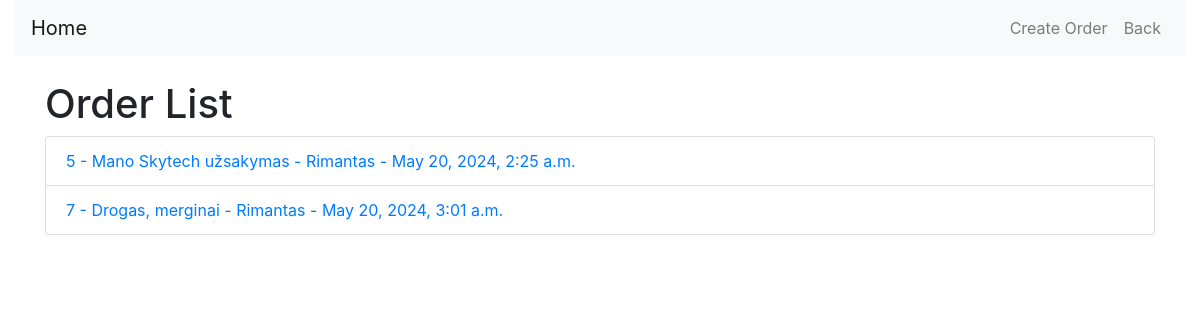
Page /orders/ (signed in) on the committed database.
### orders/models.py (models this page shows)
class Order(models.Model):
    user = models.ForeignKey(User, on_delete=models.CASCADE, default=None)
    products = models.ManyToManyField(Product)
    date_ordered = models.DateTimeField(auto_now_add=True)
    order_name = models.CharField(max_length=100)

### orders/views.py (the view)
# urls.py: path('', views.order_list, name='order_list'),
@login_required
def order_list(request):
    orders = Order.objects.filter(user=request.user)
    return render(request, 'orders/order_list.html', {'orders': orders})

### orders/templates/orders/order_list.html (shortened to what this page needs)
<!DOCTYPE html>
<html lang="en">
<head>
    {% load static %}
    <link href="https://stackpath.bootstrapcdn.com/bootstrap/4.5.2/css/bootstrap.min.css" rel="stylesheet">
    <link rel="stylesheet" href="{% static 'alert.css' %}">
</head>
<body>
    <div class="container-fluid">
        <nav class="navbar navbar-expand-lg navbar-light bg-light">
            <a class="navbar-brand" href="{% url 'home' %}">Home</a>
            <div class="collapse navbar-collapse" id="navbarNav">
                <ul class="navbar-nav ml-auto">
                    {% if perms.orders.add_order %}
                        <li class="nav-item">
                            <a class="nav-link" href="{% url 'create_order' %}">Create Order</a>
                        </li>
                    {% endif %}
                    <li class="nav-item">
                        <a class="nav-link" href="{% url 'home' %}">Back</a>
                    </li>
                </ul>
            </div>
        </nav>
        <div class="container mt-4">
            <h1>Order List</h1>
            <ul class="list-group">
                {% if orders %}
                    {% for order in orders %}
                        <li class="list-group-item">
                            <a href="{% url 'order_detail' order.id %}">{{ order.id }} - {{ order.order_name }} - {{ order.user.username }} - {{ order.date_ordered }}</a>
                        </li>
                    {% endfor %}
                {% else %}
                    <li class="list-group-item">No orders available.</li>
                {% endif %}
            </ul>
        </div>
    </div>
</body>
</html>

### rows in the picture
Order: id "5", order_name "Mano Skytech užsakymas", user.username "Rimantas", date_ordered "May 20, 2024, 2:25 a.m."
Order: id "7", order_name "Drogas, merginai", user.username "Rimantas", date_ordered "May 20, 2024, 3:01 a.m."
